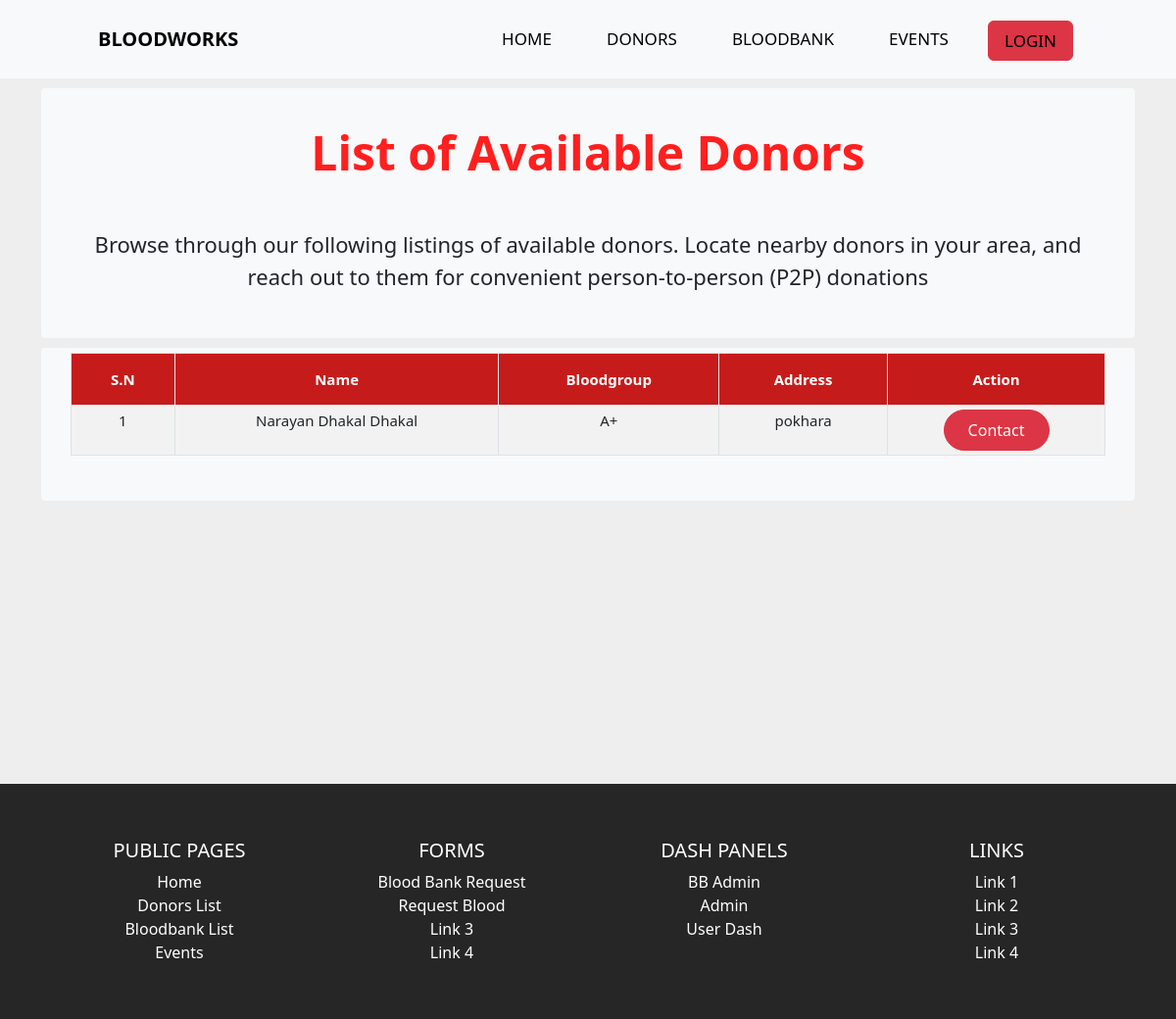
Before: /donorlist with the older database file.
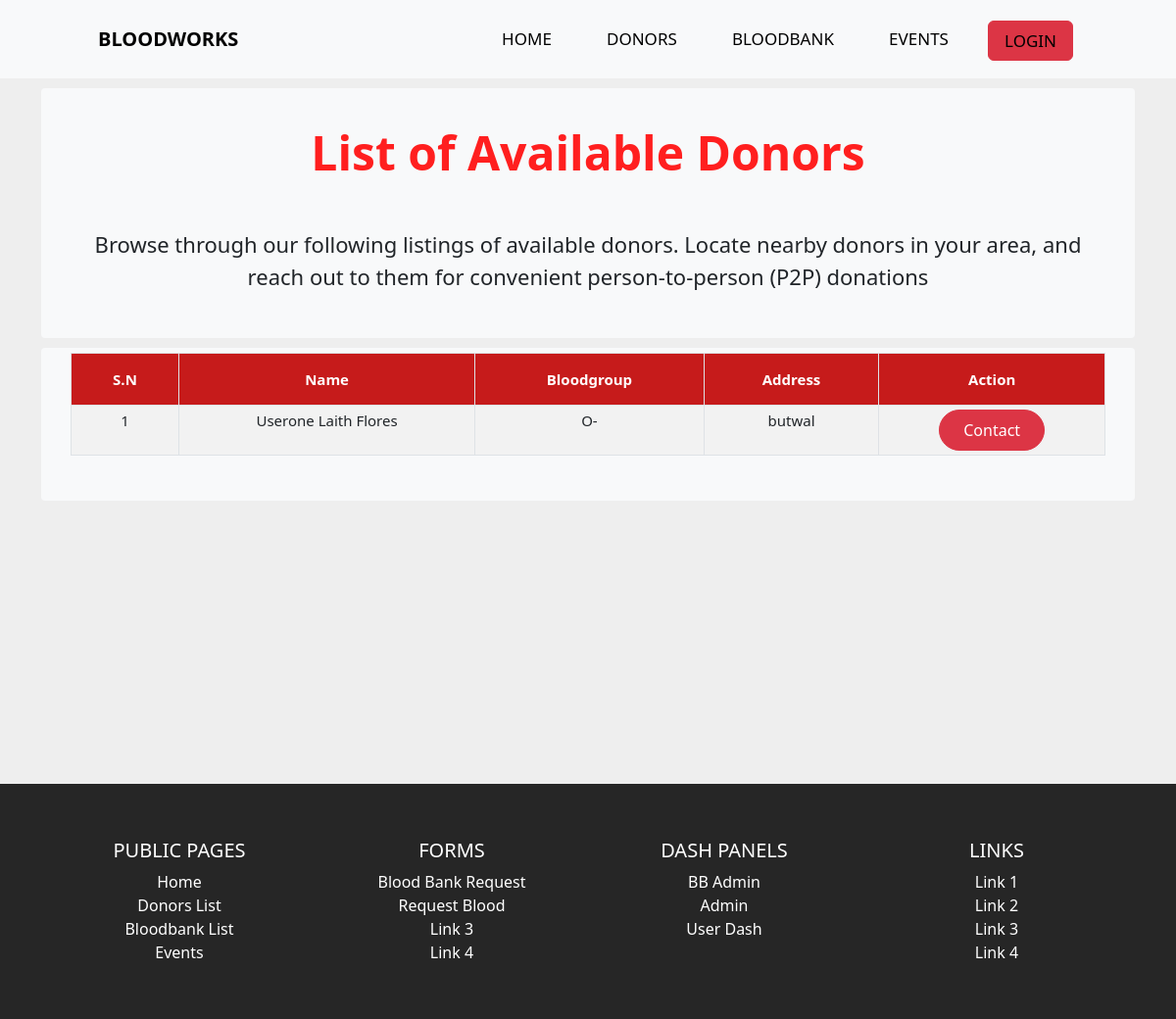
After: the same page with the newer database file.
### tables this page shows
CREATE TABLE `user` (
  `id` int(11) NOT NULL,
  `fname` varchar(20) DEFAULT NULL,
  `mname` varchar(20) DEFAULT NULL,
  `lname` varchar(20) DEFAULT NULL,
  `dateofbirth` date DEFAULT NULL,
  `email` varchar(50) DEFAULT NULL,
  `password` varchar(70) DEFAULT NULL,
  `username` varchar(25) DEFAULT NULL,
  `bloodgroup` varchar(5) DEFAULT NULL,
  `donor_availability` varchar(15) DEFAULT NULL,
  `address` varchar(100) DEFAULT NULL,
  `phone_no` varchar(100) DEFAULT NULL,
  `age` int(11) DEFAULT NULL,
  `last_donation_date` date DEFAULT NULL
);

### controllers/DonorList.php (called while the page is built, shortened)
<?php
class Donorlist
{
    public function index($a = "", $b = "", $c = "")
    {
        $donor = $this->donor();
        $data = [
            "donors" => $donor
        ];
        $this->view('donor-list', $data);
    }
    private function donor()
    {
        $donorlist = new Model;
        $donorlist->table = "user";
        $data = [
            "donor_availability" => "Available"
        ];
        $donor_list = $donorlist->where($data);
        return $donor_list;
    }
}

### includes/app.php (called while the page is built, shortened)
<?php
class App
{
    private $method = "index";
    public function splitURL()
    {
        $URL = $_GET['url'] ?? 'home';
        $URL = explode("/", trim($URL, "/"));
        return $URL;
    }
    public function loadController()
    {
        $URL = $this->splitURL();
        if($URL[0] == "dash"){
            if ($URL[0] == "dash" && !isset($URL[1])) {
                $filename = "controllers/Dash"  . ".php";
            } elseif ($URL[0] == "dash" && isset($URL[1])) {
                $filename = "controllers/" . $URL[0] . $URL[1] . ".php";
            }
        }
        elseif ($URL[0] == "admin"  ) {
            if ($URL[0] == "admin" && !isset($URL[1])) {
                $filename = "controllers/Admin"  . ".php";
            } elseif ($URL[0] == "admin" && isset($URL[1])) {
                $filename = "controllers/" . $URL[0] . $URL[1] . ".php";
            }
        }
        elseif ($URL[0] == "bbadmin"  ) {
            if ($URL[0] == "bbadmin" && !isset($URL[1])) {
                $filename = "controllers/bbadmin"  . ".php";
            } elseif ($URL[0] == "bbadmin" && isset($URL[1])) {
                $filename = "controllers/" . $URL[0] . $URL[1] . ".php";
            }
        }
        else{
            $filename = "controllers/" .$URL[0] . ".php";
        }
        if (file_exists($filename)) {
            unset($URL[0]);
        } else {
            $filename = "controllers/_404.php";
            require $filename;
            $this->controller = "_404";
        }
        $controller = new $this->controller;
        $URL = $URL ? array_values($URL) : [];
        call_user_func_array([$controller, $this->method], $URL);
    }
}

### index.php (called while the page is built, shortened)
<?php
$app = new App;
$app->loadController();
?>

### includes/database.php (called while the page is built, shortened)
<?php
trait Database
{
    public function connect()
    {
        $string = "mysql:hostname=" . DBHOST . ";dbname=" . DBNAME;
        $con = new PDO($string, DBUSER, DBPASS);
        return $con;
    }
    public function query($query, $data = [])
    {
        $con = $this->connect();
        $stm = $con->prepare($query);
        $check = $stm->execute($data);
        if ($check) {
            $result = $stm->fetchAll(PDO::FETCH_OBJ);
            if (is_array($result) && count($result)) {
                return $result;
            }
        }
        return false;
    }
}

### includes/models.php (called while the page is built, shortened)
<?php
class Model
{
    public $table = "users";
    protected $limit = '100';
    protected $offset = 0;
    protected $order_type = "desc";
    public $order_column = "id";
    public function where($data, $data_not = [])
    {
        $keys = array_keys($data);
        $query = "select * from $this->table where ";
        foreach ($keys as $key) {
            $query .= $key . " = :" . $key . " && ";
        }
        $query = trim($query, " && ");
        $query .= " order by $this->order_column $this->order_type limit $this->limit offset $this->offset";
        $data = array_merge($data, $data_not);
        return $this->query($query, $data);
    }
}

### views/donor-list.views.php (the view, shortened to what the changed rows need)
<?php
$sn = 0;
?>
<?php include "header.php"; ?>
<main class="container-xl top-gap">
    <div class="table-section">
        <div class="list-head">
            <h1 class="table-sec-title fw-bold display-5">List of Available Donors</h1>
        </div>
        <div style="overflow-x:auto;" class="tb-cont">
            <table id="datatable" class="table table-hover table-striped table-bordered table-sm" cellspacing=" 0" width="100%">
                <thead>
                    <tr>
                        <th>S.N</th>
                        <th>Name</th>
                        <th>Bloodgroup</th>
                        <th>Address</th>
                        <th>Action</th>
                    </tr>
                </thead>
                <?php
                if (empty($donors)) {
                    echo "No donor available";
                } else {
                    foreach ($donors as $donor) { ?>
                        <tr>
                            <td><?= ++$sn ?></td>
                            <td><?= $donor->fname . " " . $donor->mname . " " . $donor->lname; ?></td>
                            <td><?= $donor->bloodgroup; ?></td>
                            <td><?= $donor->address; ?></td>
                            <td>
                                <?php if (isset($_SESSION['userid']) && $_SESSION['userid'] == $donor->id) {
                                    echo "n/a";
                                } else { ?>
                                    <button data-id="<?= $donor->id; ?>" type="button" id="myBtn" class="btn btn-danger modal-btn edit-btn">Contact</button>
                                <?php   } ?>
                            </td>
                        </tr>
                <?php
                    }
                }
                ?>
            </table>
        </div>
    </div>
</main>
<?php include "footer.php" ?>

Changed rows visible on the page:
removed user: fname "Narayan", mname "Dhakal", lname "Dhakal", bloodgroup "A+", address "pokhara"
added user: fname "Userone", mname "Laith", lname "Flores", bloodgroup "O-", address "butwal"
